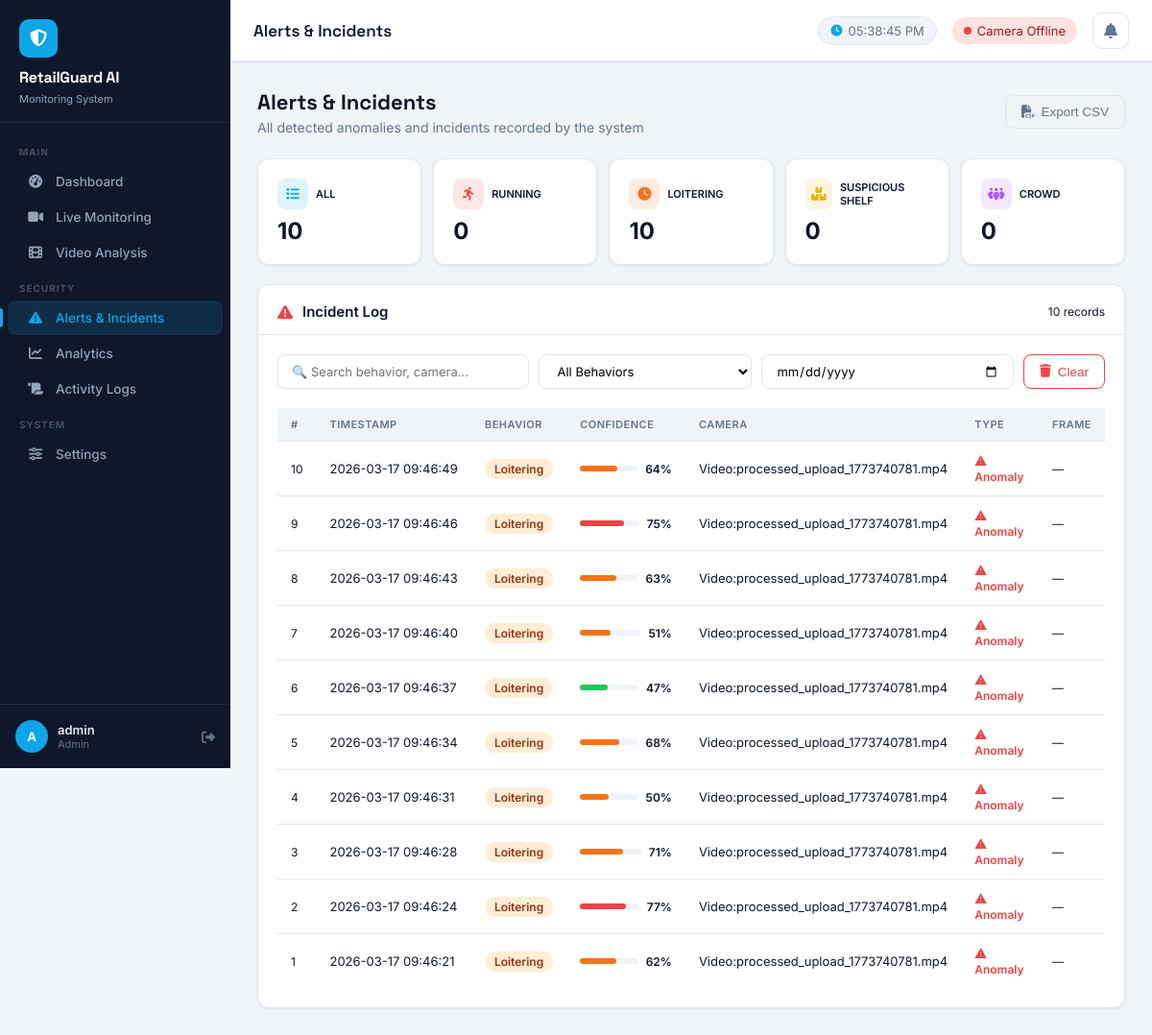
Screenshot of /alerts (signed in) with the database file from the repository.
### app.py (models this page shows)
class Incident(db.Model):
    id = db.Column(db.Integer, primary_key=True)
    timestamp = db.Column(db.DateTime, default=datetime.utcnow)
    behavior = db.Column(db.String(50), nullable=False)
    confidence = db.Column(db.Float, nullable=False)
    camera_source = db.Column(db.String(50), default="Webcam")
    frame_path = db.Column(db.String(200))
    is_anomaly = db.Column(db.Boolean, default=True)

### app.py (the view)
@app.route("/alerts")
@login_required
def alerts():
    incidents = Incident.query.order_by(Incident.timestamp.desc()).limit(200).all()
    return render_template("alerts.html", username=session.get("username"), incidents=incidents)

### app.py (called while the page is built)
def login_required(f):
    from functools import wraps
    @wraps(f)
    def decorated(*args, **kwargs):
        if "user_id" not in session:
            return redirect(url_for("login"))
        return f(*args, **kwargs)
    return decorated

### templates/alerts.html (shortened to what this page needs)
{% extends "base.html" %}
{% set active_page = 'alerts' %}
{% block page_title %}Alerts & Incidents{% endblock %}
{% block content %}
<div class="page-header flex-between">
  <div>
    <h2>Alerts & Incidents</h2>
    <p>All detected anomalies and incidents recorded by the system</p>
  </div>
  <div class="flex gap-8">
    <button class="btn btn-outline" onclick="exportCSV()">
      <i class="fas fa-file-csv"></i> Export CSV
    </button>
  </div>
</div>
<div style="display:grid;grid-template-columns:repeat(5,1fr);gap:12px;margin-bottom:20px">
  {% set behaviors = [
    ('All', 'fa-list', '#0ea5e9', incidents|length),
    ('Running', 'fa-person-running', '#ef4444', incidents|selectattr('behavior','equalto','Running')|list|length),
    ('Loitering', 'fa-clock', '#f97316', incidents|selectattr('behavior','equalto','Loitering')|list|length),
    ('Suspicious Shelf', 'fa-boxes-stacked', '#eab308', incidents|selectattr('behavior','equalto','Suspicious Shelf Interaction')|list|length),
    ('Crowd', 'fa-people-group', '#a855f7', incidents|selectattr('behavior','equalto','Crowd Formation')|list|length),
  ] %}
  {% for label, icon, color, count in behaviors %}
  <div class="stat-card" style="cursor:pointer" onclick="filterByBehavior('{{ label }}')">
    <div style="display:flex;align-items:center;gap:8px;margin-bottom:8px">
      <div style="width:32px;height:32px;border-radius:8px;background:{{ color }}22;display:flex;align-items:center;justify-content:center;color:{{ color }};font-size:14px">
        <i class="fas {{ icon }}"></i>
      </div>
      <div style="font-size:11px;font-weight:600;color:var(--muted);text-transform:uppercase">{{ label }}</div>
    </div>
    <div style="font-size:24px;font-weight:700;color:var(--text)">{{ count }}</div>
  </div>
  {% endfor %}
</div>
<div class="card">
  <div class="card-header">
    <i class="fas fa-triangle-exclamation" style="color:var(--danger)"></i>
    <h3>Incident Log</h3>
    <span style="margin-left:auto;font-size:12px;color:var(--muted)">{{ incidents|length }} records</span>
  </div>
  <div class="card-body">
    <div class="filter-bar">
      <input type="text" id="searchInput" placeholder="🔍 Search behavior, camera..." oninput="applyFilters()"/>
      <select id="behaviorFilter" onchange="applyFilters()">
        <option value="">All Behaviors</option>
      </select>
      <input type="date" id="dateFilter" onchange="applyFilters()"/>
      <button class="btn btn-outline" style="color:var(--danger); border-color:var(--danger);" onclick="confirmClearAll()"><i class="fas fa-trash"></i> Clear</button>
    </div>
    {% if incidents %}
    <div class="table-wrap">
      <table class="data-table" id="incidentsTable">
        <thead>
          <tr>
            <th>#</th>
            <th>Timestamp</th>
            <th>Behavior</th>
            <th>Confidence</th>
            <th>Camera</th>
            <th>Type</th>
            <th>Frame</th>
          </tr>
        </thead>
        <tbody id="tableBody">
          {% for inc in incidents %}
          <tr data-behavior="{{ inc.behavior }}" data-date="{{ inc.timestamp.strftime('%Y-%m-%d') }}"
              data-search="{{ inc.behavior|lower }} {{ inc.camera_source|lower }}">
            <td style="color:var(--muted);font-size:12px">{{ inc.id }}</td>
            <td style="font-size:13px;white-space:nowrap">{{ inc.timestamp.strftime('%Y-%m-%d %H:%M:%S') }}</td>
            <td>
              {% set bclass = {
                'Normal':'badge-normal', 'Running':'badge-running',
                'Loitering':'badge-loitering',
                'Suspicious Shelf Interaction':'badge-suspicious',
                'Crowd Formation':'badge-crowd'
              } %}
              <span class="badge {{ bclass.get(inc.behavior, 'badge-normal') }}">{{ inc.behavior }}</span>
            </td>
            <td>
              <div style="display:flex;align-items:center;gap:8px">
                <div style="flex:1;background:var(--bg-primary);border-radius:4px;height:6px;width:60px">
                  <div style="height:100%;border-radius:4px;background:{% if inc.confidence > 0.75 %}var(--danger){% elif inc.confidence > 0.5 %}var(--warning){% else %}var(--success){% endif %};width:{{ (inc.confidence*100)|int }}%"></div>
                </div>
                <span style="font-size:12px;font-weight:600">{{ (inc.confidence*100)|int }}%</span>
              </div>
            </td>
            <td style="font-size:13px">{{ inc.camera_source }}</td>
            <td>
              {% if inc.is_anomaly %}
                <span style="font-size:12px;color:var(--danger);font-weight:600">⚠ Anomaly</span>
              {% else %}
                <span style="font-size:12px;color:var(--success);font-weight:600">✓ Normal</span>
              {% endif %}
            </td>
            <td>
              {% if inc.frame_path %}
                <a href="/static/{{ inc.frame_path }}" target="_blank" class="btn btn-outline" style="padding:4px 8px;font-size:11px">
                  <i class="fas fa-image"></i> View
                </a>
              {% else %}
                <span style="color:var(--muted);font-size:12px">—</span>
              {% endif %}
            </td>
          </tr>
          {% endfor %}
        </tbody>
      </table>
    </div>
    {% else %}
    <div class="empty-state">
      <i class="fas fa-shield-check"></i>
      No incidents recorded yet. Start the camera to begin monitoring.
    </div>
    {% endif %}
  </div>
</div>
{% endblock %}

### templates/base.html (style rules this page uses)
:root { --bg-primary: #f0f4f8; --bg-secondary: #ffffff; --bg-sidebar: #0f172a; --bg-header: #ffffff; --accent: #0ea5e9; --accent-dark: #0284c7; --accent-teal: #14b8a6; --success: #22c55e; --warning: #f97316; --danger: #ef4444; --danger-dark: #dc2626; --text-primary: #0f172a; --text-secondary:#64748b; --text-muted: #94a3b8; --border: #e2e8f0; --shadow-sm: 0 1px 3px rgba(0,0,0,0.08); --shadow-md: 0 4px 16px rgba(0,0,0,0.10); --shadow-lg: 0 8px 32px rgba(0,0,0,0.12); --radius: 12px; --sidebar-w: 240px; --header-h: 64px; }
*, *::before, *::after { box-sizing: border-box; margin: 0; padding: 0; }
html, body { height: 100%; font-family: 'Inter', sans-serif; background: var(--bg-primary); color: var(--text-primary); }
.card { background: var(--bg-secondary); border-radius: var(--radius); border: 1px solid var(--border); box-shadow: var(--shadow-sm); }
.card-header { padding: 18px 20px 14px; border-bottom: 1px solid var(--border); display: flex; align-items: center; gap: 10px; }
.card-header h3 { font-size: 15px; font-weight: 600; color: var(--text-primary); flex: 1; }
.card-body { padding: 20px; }
.stat-card { background: var(--bg-secondary); border-radius: var(--radius); border: 1px solid var(--border); padding: 20px; box-shadow: var(--shadow-sm); transition: transform 0.2s, box-shadow 0.2s; }
.btn { display: inline-flex; align-items: center; gap: 7px; padding: 9px 16px; border-radius: 8px; font-size: 13.5px; font-weight: 500; cursor: pointer; border: none; transition: all 0.2s; text-decoration: none; }
.btn-outline { background: transparent; color: var(--text-secondary); border: 1px solid var(--border); }
.data-table { width: 100%; border-collapse: collapse; }
.data-table th { font-size: 11px; font-weight: 600; color: var(--text-secondary); text-transform: uppercase; letter-spacing: 0.5px; padding: 10px 14px; text-align: left; background: var(--bg-primary); border-bottom: 1px solid var(--border); }
.data-table td { padding: 12px 14px; font-size: 13.5px; border-bottom: 1px solid var(--border); color: var(--text-primary); }
.data-table tr:last-child td { border-bottom: none; }
.badge { display: inline-flex; align-items: center; gap: 5px; padding: 3px 10px; border-radius: 20px; font-size: 12px; font-weight: 600; }
.badge-loitering { background: #ffedd5; color: #9a3412; }
.page-header { margin-bottom: 24px; }
.page-header h2 { font-family: 'Space Grotesk', sans-serif; font-size: 22px; font-weight: 700; color: var(--text-primary); }
.page-header p { font-size: 14px; color: var(--text-secondary); margin-top: 4px; }
.flex { display: flex; align-items: center; }
.flex-between { display: flex; align-items: center; justify-content: space-between; }
.gap-8 { gap: 8px; }

### templates/alerts.html (style rules this page uses)
.filter-bar { display:flex; gap:10px; flex-wrap:wrap; margin-bottom:20px; }
.filter-bar input, .filter-bar select { padding:8px 14px; border:1.5px solid var(--border); border-radius:8px; font-size:13px; outline:none; font-family:'Inter',sans-serif; background:var(--white); transition:border-color 0.2s; }
.filter-bar input { flex:1; min-width:180px; }
.table-wrap { overflow-x:auto; }

### rows the page displays
Incident: behavior "LOITERING", id "10", timestamp "2026-03-17 09:46:49", behavior "Loitering", (inc.confidence*100)|int "64", camera_source "Video:processed_upload_1773740781.mp4", is_anomaly "⚠ Anomaly"
Incident: id "9", timestamp "2026-03-17 09:46:46", behavior "Loitering", (inc.confidence*100)|int "75", camera_source "Video:processed_upload_1773740781.mp4", is_anomaly "⚠ Anomaly"
Incident: id "8", timestamp "2026-03-17 09:46:43", behavior "Loitering", (inc.confidence*100)|int "63", camera_source "Video:processed_upload_1773740781.mp4", is_anomaly "⚠ Anomaly"
Incident: id "7", timestamp "2026-03-17 09:46:40", behavior "Loitering", (inc.confidence*100)|int "51", camera_source "Video:processed_upload_1773740781.mp4", is_anomaly "⚠ Anomaly"
Incident: id "6", timestamp "2026-03-17 09:46:37", behavior "Loitering", (inc.confidence*100)|int "47", camera_source "Video:processed_upload_1773740781.mp4", is_anomaly "⚠ Anomaly"
Incident: id "5", timestamp "2026-03-17 09:46:34", behavior "Loitering", (inc.confidence*100)|int "68", camera_source "Video:processed_upload_1773740781.mp4", is_anomaly "⚠ Anomaly"
Incident: id "4", timestamp "2026-03-17 09:46:31", behavior "Loitering", (inc.confidence*100)|int "50", camera_source "Video:processed_upload_1773740781.mp4", is_anomaly "⚠ Anomaly"
Incident: id "3", timestamp "2026-03-17 09:46:28", behavior "Loitering", (inc.confidence*100)|int "71", camera_source "Video:processed_upload_1773740781.mp4", is_anomaly "⚠ Anomaly"
Incident: id "2", timestamp "2026-03-17 09:46:24", behavior "Loitering", (inc.confidence*100)|int "77", camera_source "Video:processed_upload_1773740781.mp4", is_anomaly "⚠ Anomaly"
Incident: id "1", timestamp "2026-03-17 09:46:21", behavior "Loitering", (inc.confidence*100)|int "62", camera_source "Video:processed_upload_1773740781.mp4", is_anomaly "⚠ Anomaly"

### other values shown
{{ username[0]|upper if username else 'U' }} "A"
{{ username or 'User' }} "admin"
{{ session.get('role','Staff')|title }} "Admin"
{{ label }} "ALL" "RUNNING" "SUSPICIOUS SHELF" "CROWD"
{{ count }} "10" "0" "0" "0"
{{ incidents|length }} "10"
